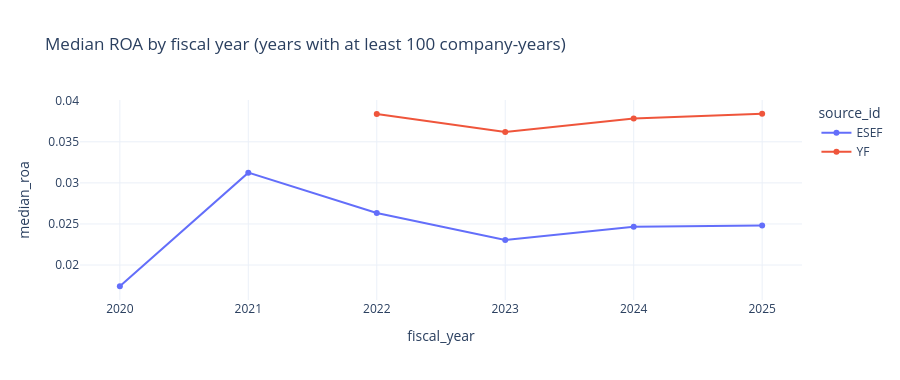

The cell this chart's notebook holds for it:
### Markdown cell above
### 3.2 Over time
Median outcomes by fiscal year, for both sources. The year-to-year swings are a reminder that macro conditions (2022 energy shock, inflation, rate rises) affect all countries at once. If ROA changes a lot from year to year, comparing countries over different years can be misleading.

### Code cell
cy_w = cy_all[cy_all.roa.notna()].copy()
cy_w["roa_w"] = cy_w.roa.clip(*cy_w.roa.quantile(WINSOR))
t = cy_w.groupby(["fiscal_year", "source_id"]).agg(median_roa=("roa_w", "median"), firm_years=("roa_w", "size")).reset_index()
t = t[t.firm_years >= 100]
fig = px.line(t, x="fiscal_year", y="median_roa", color="source_id", markers=True, title="Median ROA by fiscal year (years with at least 100 company-years)")
fig.update_layout(height=380)
fig.show()
t.pivot(index="fiscal_year", columns="source_id", values="firm_years")

### Figure 1 — Plotly figure (JSON) as saved in the notebook; plotly's stock layout.template omitted (floating-point values rounded to 4 significant figures)
{"data": [{"hovertemplate": "source_id=ESEF<br>fiscal_year=%{x}<br>median_roa=%{y}<extra></extra>", "legendgroup": "ESEF", "line": {"color": "#636efa", "dash": "solid"}, "marker": {"symbol": "circle"}, "mode": "lines+markers", "name": "ESEF", "orientation": "v", "showlegend": true, "type": "scatter", "x": [2020, 2021, 2022, 2023, 2024, 2025], "xaxis": "x", "y": [0.01741, 0.03125, 0.02634, 0.02305, 0.02467, 0.0248], "yaxis": "y"}, {"hovertemplate": "source_id=YF<br>fiscal_year=%{x}<br>median_roa=%{y}<extra></extra>", "legendgroup": "YF", "line": {"color": "#EF553B", "dash": "solid"}, "marker": {"symbol": "circle"}, "mode": "lines+markers", "name": "YF", "orientation": "v", "showlegend": true, "type": "scatter", "x": [2022, 2023, 2024, 2025], "xaxis": "x", "y": [0.03837, 0.03618, 0.03784, 0.03841], "yaxis": "y"}], "layout": {"height": 380, "legend": {"title": {"text": "source_id"}, "tracegroupgap": 0}, "title": {"text": "Median ROA by fiscal year (years with at least 100 company-years)"}, "xaxis": {"anchor": "y", "domain": [0, 1], "title": {"text": "fiscal_year"}}, "yaxis": {"anchor": "x", "domain": [0, 1], "title": {"text": "median_roa"}}}}
